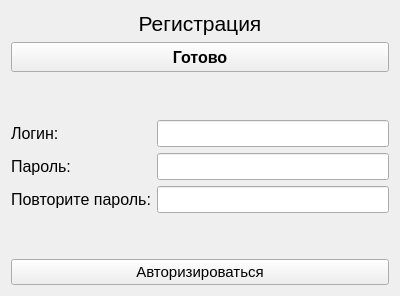
<?xml version="1.0" encoding="UTF-8"?>
<ui version="4.0">
 <class>SignUp</class>
 <widget class="QWidget" name="SignUp">
  <property name="geometry">
   <rect>
    <x>0</x>
    <y>0</y>
    <width>400</width>
    <height>296</height>
   </rect>
  </property>
  <property name="windowTitle">
   <string>Form</string>
  </property>
  <layout class="QVBoxLayout" name="verticalLayout">
   <item>
    <widget class="QLabel" name="label">
     <property name="maximumSize">
      <size>
       <width>400</width>
       <height>30</height>
      </size>
     </property>
     <property name="font">
      <font>
       <pointsize>16</pointsize>
      </font>
     </property>
     <property name="focusPolicy">
      <enum>Qt::NoFocus</enum>
     </property>
     <property name="layoutDirection">
      <enum>Qt::LeftToRight</enum>
     </property>
     <property name="autoFillBackground">
      <bool>false</bool>
     </property>
     <property name="text">
      <string>Регистрация</string>
     </property>
     <property name="alignment">
      <set>Qt::AlignCenter</set>
     </property>
    </widget>
   </item>
   <item>
    <widget class="QPushButton" name="accept">
     <property name="minimumSize">
      <size>
       <width>0</width>
       <height>30</height>
      </size>
     </property>
     <property name="maximumSize">
      <size>
       <width>16777215</width>
       <height>16777215</height>
      </size>
     </property>
     <property name="font">
      <font>
       <pointsize>12</pointsize>
       <weight>75</weight>
       <italic>false</italic>
       <bold>true</bold>
       <underline>false</underline>
      </font>
     </property>
     <property name="cursor">
      <cursorShape>PointingHandCursor</cursorShape>
     </property>
     <property name="text">
      <string>Готово</string>
     </property>
    </widget>
   </item>
   <item>
    <spacer name="verticalSpacer_2">
     <property name="orientation">
      <enum>Qt::Vertical</enum>
     </property>
     <property name="sizeHint" stdset="0">
      <size>
       <width>20</width>
       <height>34</height>
      </size>
     </property>
    </spacer>
   </item>
   <item>
    <layout class="QFormLayout" name="formLayout_2">
     <property name="rowWrapPolicy">
      <enum>QFormLayout::DontWrapRows</enum>
     </property>
     <property name="labelAlignment">
      <set>Qt::AlignJustify|Qt::AlignVCenter</set>
     </property>
     <property name="formAlignment">
      <set>Qt::AlignJustify|Qt::AlignVCenter</set>
     </property>
     <item row="1" column="0">
      <widget class="QLabel" name="label_2">
       <property name="font">
        <font>
         <pointsize>12</pointsize>
        </font>
       </property>
       <property name="text">
        <string>Логин: </string>
       </property>
      </widget>
     </item>
     <item row="1" column="1">
      <widget class="QLineEdit" name="log">
       <property name="font">
        <font>
         <pointsize>12</pointsize>
        </font>
       </property>
      </widget>
     </item>
     <item row="2" column="0">
      <widget class="QLabel" name="label_3">
       <property name="font">
        <font>
         <pointsize>12</pointsize>
        </font>
       </property>
       <property name="text">
        <string>Пароль:</string>
       </property>
      </widget>
     </item>
     <item row="2" column="1">
      <widget class="QLineEdit" name="pass">
       <property name="font">
        <font>
         <pointsize>12</pointsize>
        </font>
       </property>
       <property name="echoMode">
        <enum>QLineEdit::Password</enum>
       </property>
      </widget>
     </item>
     <item row="3" column="0">
      <widget class="QLabel" name="label_4">
       <property name="font">
        <font>
         <pointsize>12</pointsize>
        </font>
       </property>
       <property name="text">
        <string>Повторите пароль:</string>
       </property>
      </widget>
     </item>
     <item row="3" column="1">
      <widget class="QLineEdit" name="reppass">
       <property name="font">
        <font>
         <pointsize>12</pointsize>
        </font>
       </property>
       <property name="echoMode">
        <enum>QLineEdit::Password</enum>
       </property>
      </widget>
     </item>
    </layout>
   </item>
   <item>
    <widget class="QLabel" name="label_error">
     <property name="minimumSize">
      <size>
       <width>0</width>
       <height>25</height>
      </size>
     </property>
     <property name="maximumSize">
      <size>
       <width>16777215</width>
       <height>25</height>
      </size>
     </property>
     <property name="font">
      <font>
       <pointsize>9</pointsize>
      </font>
     </property>
     <property name="cursor">
      <cursorShape>IBeamCursor</cursorShape>
     </property>
     <property name="styleSheet">
      <string notr="true"/>
     </property>
     <property name="text">
      <string/>
     </property>
     <property name="alignment">
      <set>Qt::AlignCenter</set>
     </property>
    </widget>
   </item>
   <item>
    <layout class="QGridLayout" name="gridLayout">
     <property name="topMargin">
      <number>9</number>
     </property>
     <item row="2" column="0">
      <widget class="QPushButton" name="auth">
       <property name="font">
        <font>
         <pointsize>11</pointsize>
         <italic>false</italic>
        </font>
       </property>
       <property name="cursor">
        <cursorShape>PointingHandCursor</cursorShape>
       </property>
       <property name="text">
        <string>Авторизироваться</string>
       </property>
      </widget>
     </item>
    </layout>
   </item>
  </layout>
 </widget>
 <resources/>
 <connections/>
</ui>
